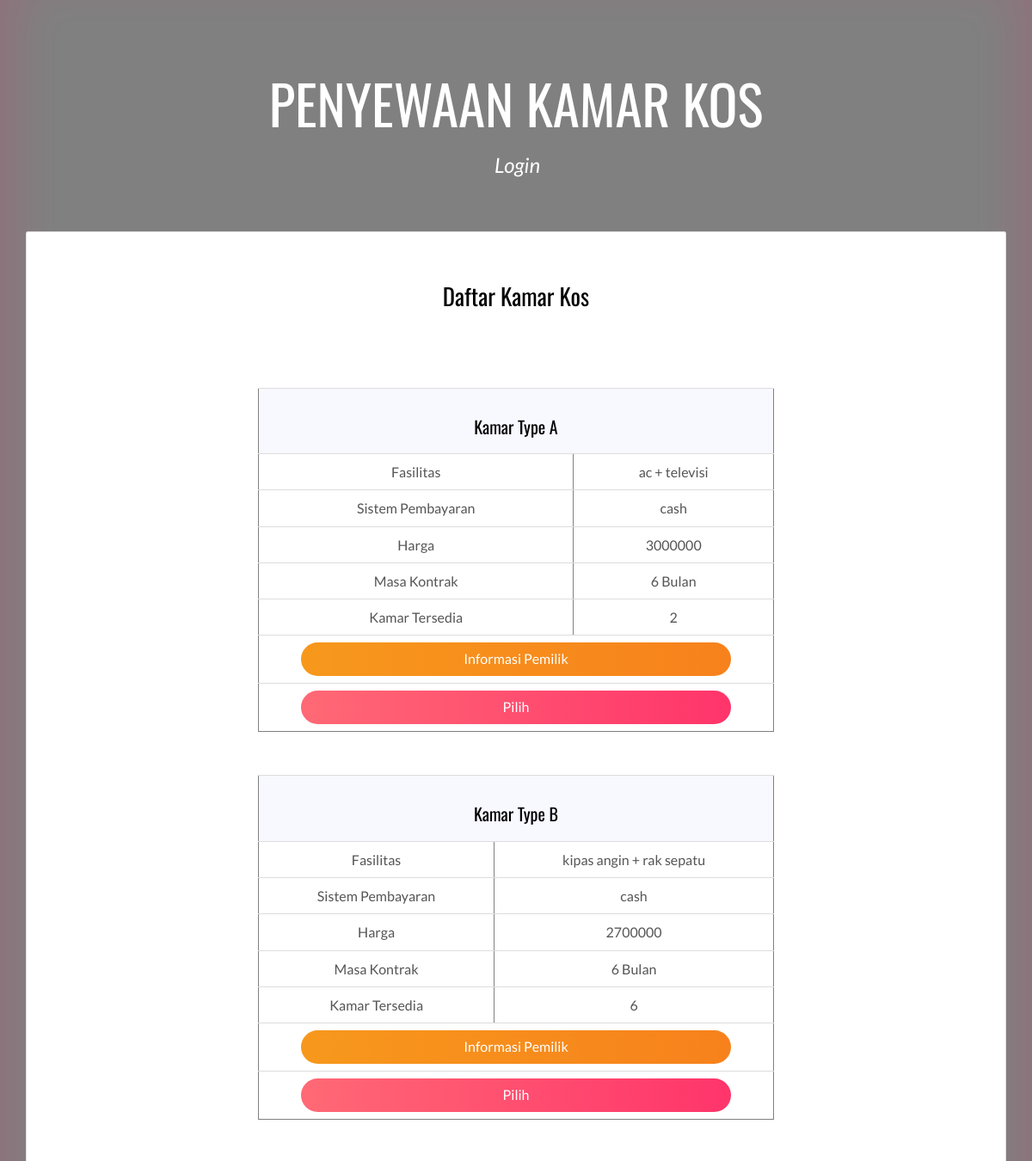
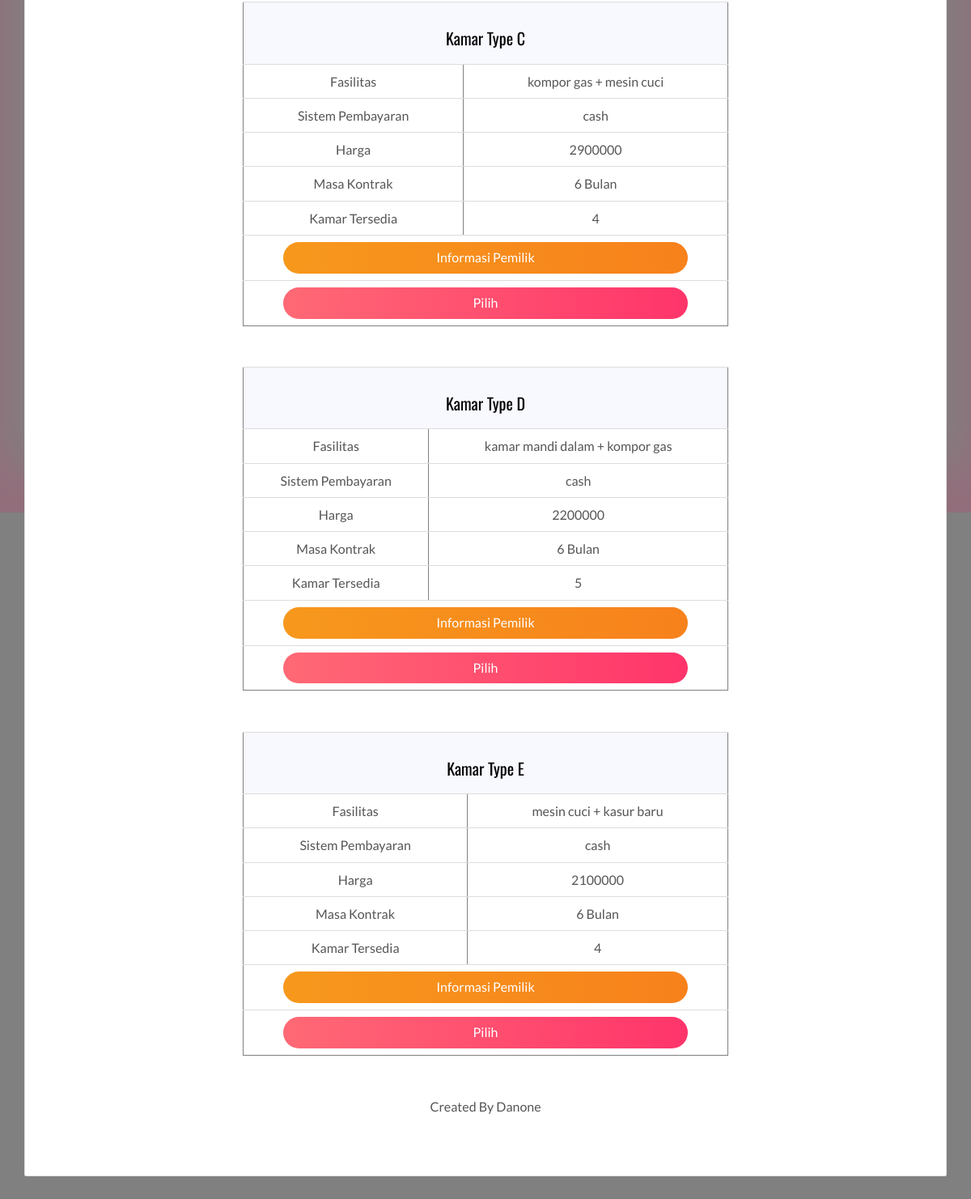
The page / on the database its author committed (2 pictures, top to bottom).
### tables this page shows
CREATE TABLE `kamar_kos` (
  `id` int(11) NOT NULL,
  `id_pemilik` int(11) NOT NULL,
  `tipe_kamar` varchar(50) NOT NULL,
  `fasilitas` varchar(50) NOT NULL,
  `sistem_pembayaran` varchar(50) NOT NULL,
  `harga` int(11) NOT NULL,
  `masa_kontrak` varchar(50) NOT NULL,
  `jumlah` int(11) NOT NULL,
  `terpakai` int(11) NOT NULL
);

### index.php (the view, shortened to what this page needs)
<?php
include "koneksi.php";
$q1 = mysqli_query($koneksi,"SELECT * FROM kamar_kos");
 ?>
 <!DOCTYPE html>
 <html>
 <head>
<link href="./main.d8e0d294.css" rel="stylesheet">
 </head>
 <body >
<main class="content-wrapper">
  <header class="white-text-container section-container">
    <div class="text-center">
      <h1>PENYEWAAN KAMAR KOS</h1>
      <p>
        <a class="fa-icon fa-icon-2x" href="login.php" title="">
         <i> Login</i>
        </a>
      </p>
    </div>
  </header>
  <div class="container">
 	<div class="card">
          <div class="card-block">
            <h2>Daftar Kamar Kos</h2><br><br>
            <div class="work-experience">
<?php
while ($q1a=mysqli_fetch_assoc($q1)) {
	$tersedia = $q1a["jumlah"] - $q1a["terpakai"];
 ?>
<table border="1" cellpadding="10" class="table">
	<tr style="background-color: #f8f8ff">
		<td colspan="2"><h3>Kamar <?= $q1a["tipe_kamar"]; ?></b></h3></td>
	</tr>
	<tr>
		<td>Fasilitas</td>
		<td><?= $q1a["fasilitas"]; ?></td>
	<tr>
		<td>Sistem Pembayaran</td>
	<td><?= $q1a["sistem_pembayaran"]; ?></td>
	</tr>
	<tr>
		<td>Harga</td>
		<td><?= $q1a["harga"]; ?></td>
	</tr>
	<tr>
		<td>Masa Kontrak</td>
		<td><?= $q1a["masa_kontrak"]; ?></td>
	</tr>
	<tr>
		<td>Kamar Tersedia</td>
		<td><?= $tersedia; ?></td>
	</tr>
	<tr>
		<td colspan="2">
			<a href="infopemilik.php?id=<?= $q1a["id_pemilik"]; ?>" class="btn btn-info">Informasi Pemilik</a>
		</td>
	</tr>
	<tr>
		<td colspan="2"><a href="permintaansewa.php?id=<?= $q1a["id"]; ?>" class="btn btn-primary">Pilih</a></td>
	</tr>
</table>
<br>
<?php } ?>
            </div>
                <p>Created By Danone</p>
          </div>
        </div>
</div>
 </body>
 </html>

### index.php (style rules this page uses)
.table { width: 600px; margin-left: auto; margin-right: auto; }
body { background: grey; text-align: center; }
.btn { width: 500px; }

### rows shown on the page
kamar_kos: tipe_kamar "Type A", fasilitas "ac + televisi", sistem_pembayaran "cash", harga "3000000", masa_kontrak "6 Bulan", tersedia "2"
kamar_kos: tipe_kamar "Type B", fasilitas "kipas angin + rak sepatu", sistem_pembayaran "cash", harga "2700000", masa_kontrak "6 Bulan", tersedia "6"
kamar_kos: tipe_kamar "Type C", fasilitas "kompor gas + mesin cuci", sistem_pembayaran "cash", harga "2900000", masa_kontrak "6 Bulan", jumlah "4"
kamar_kos: tipe_kamar "Type D", fasilitas "kamar mandi dalam + kompor gas", sistem_pembayaran "cash", harga "2200000", masa_kontrak "6 Bulan", tersedia "5"
kamar_kos: tipe_kamar "Type E", fasilitas "mesin cuci + kasur baru", sistem_pembayaran "cash", harga "2100000", masa_kontrak "6 Bulan", tersedia "4"
